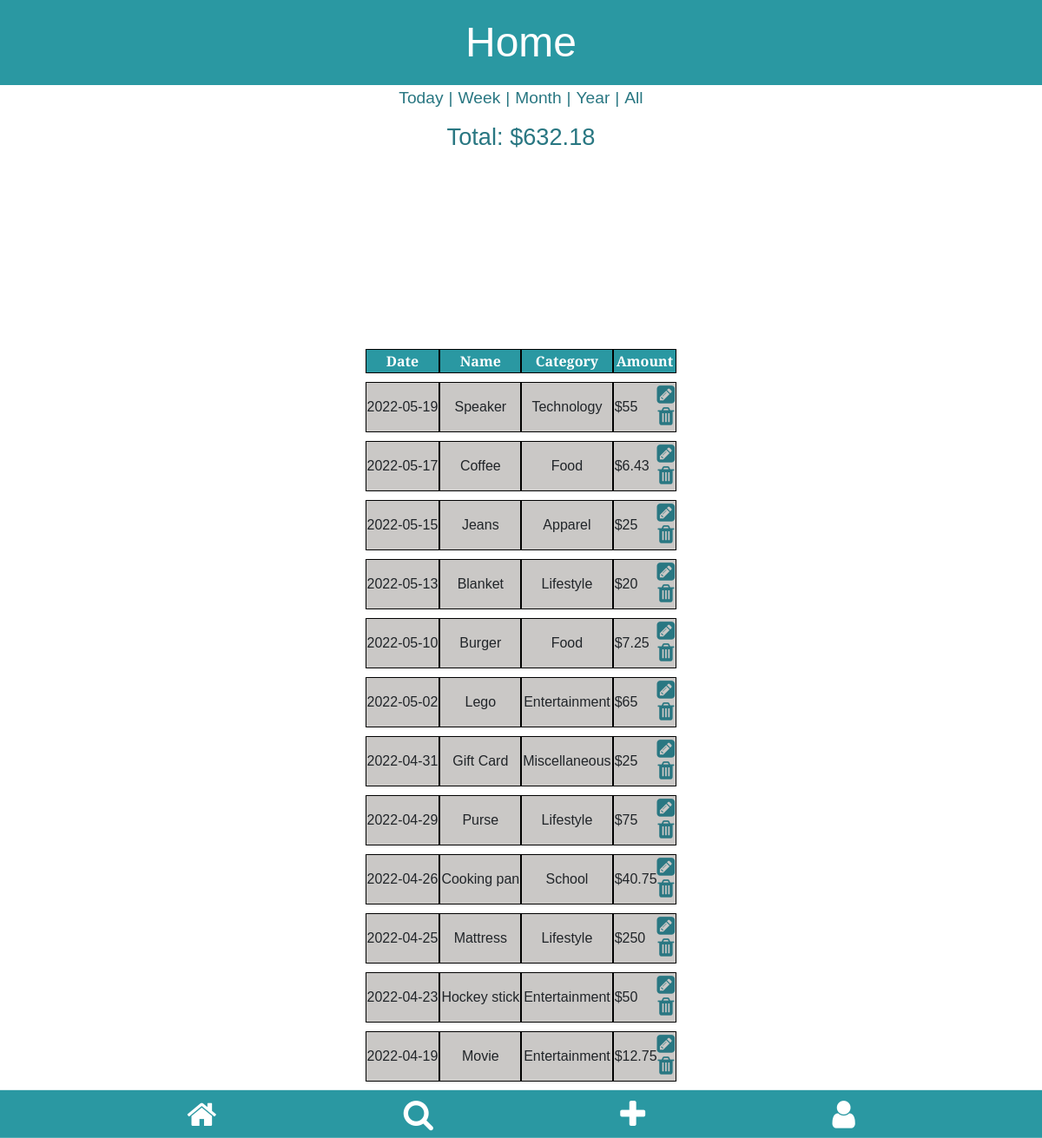
The page /home/month (signed in) on the database its author committed.
### tables this page shows
CREATE TABLE expenses (
                                    id integer PRIMARY KEY,
                                    user_id integer NOT NULL,
                                    name text NOT NULL,
                                    date numeric NOT NULL,
                                    category text NOT NULL,
                                    amount numberic NOT NULL,
                                    FOREIGN KEY (user_id) REFERENCES users (id)
                                );

### app.py (the view, shortened to what this page needs)
@app.route("/home/month", methods=["GET", "POST"])
def homepage_month():
    conn = create_connection("database.db")
    tuple_expenses = get_expense_month(conn, session["uid"])
    total_category_exp = []
    for category in CATEGORIES:
        total_category_exp.append(
            get_total_expenses_by_category(conn, session["uid"], category)
        )
    total_expense = tuple_expenses[0]
    conn.close()
    user_expenses = sorted([data_to_dict(each_expense) for each_expense in tuple_expenses[1]],
                           key=lambda d: d["date"], reverse=True)
    pie_data = {
        "Category": "Amount",
        "Food": total_category_exp[0],
        "Apparel": total_category_exp[1],
        "Entertainment": total_category_exp[2],
        "Lifestyle": total_category_exp[3],
        "Miscellaneous": total_category_exp[4],
        "Groceries": total_category_exp[5],
        "Services": total_category_exp[6],
        "Technology": total_category_exp[7],
        "School": total_category_exp[8],
    }
    return (
        render_template(
            "home_month.html",
            user_expenses=user_expenses,
            total_expense=str(total_expense),
            data=pie_data,
        ),
        200,
    )

### app.py (called while the page is built)
def data_to_dict(data_tup: tuple) -> dict:
    return {
        "name": data_tup[2],
        "date": data_tup[3],
        "category": data_tup[4],
        "amount": data_tup[5],
        "eid": data_tup[0],
    }

### modules/expense_module.py (called while the page is built)
def get_total_expenses_by_category(conn, uid: int, category: str) -> int:
    cur = conn.cursor()
    cur.execute(
        "SELECT amount FROM expenses WHERE user_id=? AND category=?",
        (
            uid,
            category,
        ),
    )
    total = 0
    for row in cur.fetchall():
        total += row[0]
    return total

def get_expense_month(conn, uid: int) -> tuple:
    cur = conn.cursor()
    cur.execute(
        "SELECT * FROM expenses WHERE DATE(date) >= DATE('now', '-30 day') AND user_id=?", (uid,))
    month_exp = cur.fetchall()
    total = 0
    if month_exp:
        for e in month_exp:
            total += e[5]
    return float("{:.2f}".format(total)), month_exp

### sql_db.py (called while the page is built)
def create_connection(db_file):
    conn = None
    try:
        conn = sqlite3.connect(db_file)
        return conn
    except Error as e:
        print(e)
    return conn

### templates/home_month.html
{% extends 'home.html' %}

### templates/home.html (shortened to what this page needs)
{% extends 'app.html' %}
{% block css_linking %}
<link href="/static/home.css" rel="stylesheet"> {% endblock %}
{% block heading1 %} Home {% endblock %}
{% block main_content %}
<section class="filter-tabs">
    {% if user_expenses|length > 0 %}
    <form action="/home/today" method="post">
        <button type="submit" class="filter-btn">Today</button>|
    </form>
    <form action="/home/week" method="post">
        <button type="submit" class="filter-btn">Week</button>|
    </form>
    <form action="/home/month" method="post">
        <button type="submit" class="filter-btn">Month</button>|
    </form>
    <form action="/home/year" method="post">
        <button type="submit" class="filter-btn">Year</button>|
    </form>
    <form action="/home" method="post">
        <button type="submit" class="filter-btn">All</button>
    </form>
    {% endif %}
</section>
<section class="total-expense">
    <p>Total: ${{ total_expense }}</p>
</section>
<section class="pie-chart-display">
    <div style=" width: 100%; overflow: hidden;">
        <div id="piechart_3d" style="width: 300px; height: 167px; overflow: hidden;"></div>
    </div>
</section>
<section class="expense-cards">
    <table class="sortable">
        {% if user_expenses|length > 0 %}
        <thead>
            <tr>
                <th>Date</th>
                <th>Name</th>
                <th>Category</th>
                <th>Amount</th>
            </tr>
        </thead>
        {% endif %}
        <tbody>
            {% for user_expense in user_expenses %}
            <tr>
                <td>
                    {{ user_expense.date }}
                </td>
                <td>
                    {{ user_expense.name }}
                </td>
                <td>
                    {{ user_expense.category }}
                </td>
                <td class="expense-amount">
                    ${{ user_expense.amount }}
                    <div class="home-icons">
                        <span id="{{ user_expense.eid }}">
                            <a href="{{ url_for('get_expense', eid=user_expense.eid) }}">
                                <i class="fa fa-pencil-square" aria-hidden="true"></i>
                            </a>
                        </span>
                        <form action="/home" method="POST">
                            <button type="submit" class="btn"><i class="fa fa-trash" aria-hidden="true"></i></button>
                        </form>
                    </div>
                </td>
            </tr>
            {% endfor %}
        </tbody>
    </table>
</section>
{% endblock %}

### static/app.css (style rules this page uses)
:root { --header-footer: #2A98A2; --header-txt: #FFFFFF; --main-font: 'Merriweather Sans', sans-serif; }
html { height: 100vh; padding: 0; margin: 0; }
body { display: flex; flex-direction: column; background-color: var(--header-txt); min-height: 100%; }
a, a:visited, a:hover { color: var(--header-txt); }
@media screen and (min-width: 600px) { html { width: 100%; margin: auto; overflow-x: hidden; } }

### static/home.css (style rules this page uses)
:root { --header-footer: #2A98A2; --content-txt: #297782; --header-txt: #FFFFFF; --main-font: 'Merriweather Sans', sans-serif; }
.filter-tabs { display: flex; flex-direction: row; color: var(--content-txt); font-size: 1.2rem; font-family: var(--main-font); }
.filter-btn { border: none; background-color: var(--header-txt); color: var(--content-txt); }
.total-expense { font-size: 1.7rem; }
.total-expense, .no-expenses { margin-bottom: 10px; margin-top: 10px; font-family: var(--main-font); color: var(--content-txt); }
table { font-family: var(--main-font); align-self: center; border-collapse: separate; border-spacing: 0 10px; text-align: center; }
th { color: var(--header-txt); background-color: var(--header-footer); }
th, td { border: solid black 1px; }
.pie-chart-display { width: max-content; height: max-content; align-self: center; }
td { background-color: #cac8c6; }
.expense-amount { display: flex; justify-content: space-between; align-items: center; }
.home-icons { display: flex; flex-direction: column; line-height: 0; }
span, .btn { width: max-content; padding: 0; }
.fa-pencil-square, .fa-trash { font-size: 1.5rem; color: var(--content-txt); cursor: pointer; }

### rows shown on the page
expenses: date "2022-05-19", name "Speaker", category "Technology", amount "55"
expenses: date "2022-05-17", name "Coffee", category "Food", amount "6.43"
expenses: date "2022-05-15", name "Jeans", category "Apparel", amount "25"
expenses: date "2022-05-13", name "Blanket", category "Lifestyle", amount "20"
expenses: date "2022-05-10", name "Burger", category "Food", amount "7.25"
expenses: date "2022-05-02", name "Lego", category "Entertainment", amount "65"
expenses: date "2022-04-31", name "Gift Card", category "Miscellaneous", amount "25"
expenses: date "2022-04-29", name "Purse", category "Lifestyle", amount "75"
expenses: date "2022-04-26", name "Cooking pan", category "School", amount "40.75"
expenses: date "2022-04-25", name "Mattress", category "Lifestyle", amount "250"
expenses: date "2022-04-23", name "Hockey stick", category "Entertainment", amount "50"
expenses: date "2022-04-19", name "Movie", category "Entertainment", amount "12.75"

### other values the page prints
{{ total_expense }} "632.18"
